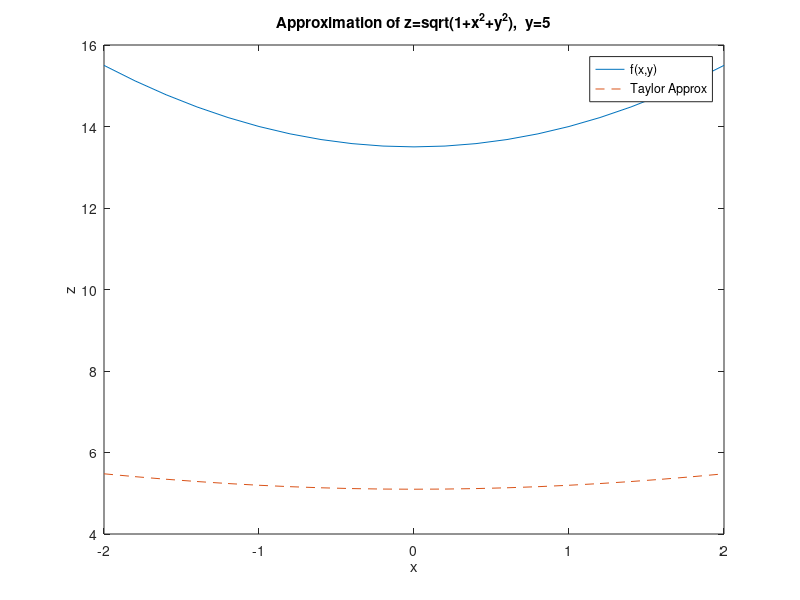

Here is the MATLAB script that generated this plot:
% EX10_7.M Plot Taylor series approximation and
%  function f(x,y)= sqrt(1+x^2+y^2); Input y value.
clear              % Clear variables
clf                %  and figures
x=[-2:0.2:2];
y=input('Input y value= ')
z1=x.^2+y.^2;      % Quadratic terms
Z=sqrt(1+z1);      % Function
ztay=1+z1/2;       % Taylor approximation
% Plot the two graphs in one figure
plot(x,ztay,'-')   % Dotted lines
hold               % Plot on same axis
plot(x,Z,'--')
legend('f(x,y)','Taylor Approx')
title(['Approximation of z=sqrt(1+x^2+y^2), ',...
' y=',num2str(y)])
xlabel('x')
ylabel('z')
zoom                % Change resolution with mouse
